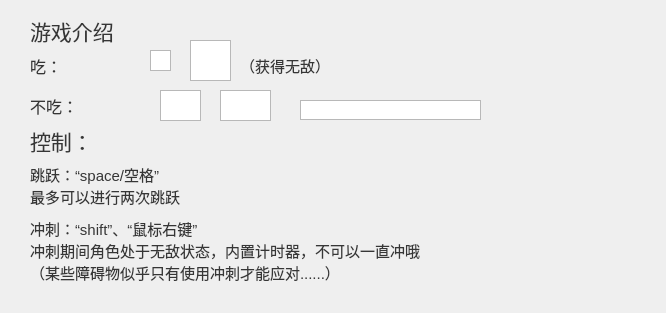
<?xml version="1.0" encoding="UTF-8"?>
<ui version="4.0">
 <class>Introduction</class>
 <widget class="QDialog" name="Introduction">
  <property name="geometry">
   <rect>
    <x>0</x>
    <y>0</y>
    <width>666</width>
    <height>313</height>
   </rect>
  </property>
  <property name="windowTitle">
   <string>Dialog</string>
  </property>
  <widget class="QLabel" name="label">
   <property name="geometry">
    <rect>
     <x>30</x>
     <y>10</y>
     <width>221</width>
     <height>41</height>
    </rect>
   </property>
   <property name="styleSheet">
    <string notr="true">
font: 16pt;
color: rgb(54,54,54);</string>
   </property>
   <property name="text">
    <string>游戏介绍</string>
   </property>
  </widget>
  <widget class="QLabel" name="label_2">
   <property name="geometry">
    <rect>
     <x>30</x>
     <y>50</y>
     <width>141</width>
     <height>31</height>
    </rect>
   </property>
   <property name="styleSheet">
    <string notr="true">font: 12pt ;
color: rgb(54,54,54);</string>
   </property>
   <property name="text">
    <string>吃：</string>
   </property>
  </widget>
  <widget class="QLabel" name="label_3">
   <property name="geometry">
    <rect>
     <x>30</x>
     <y>90</y>
     <width>281</width>
     <height>31</height>
    </rect>
   </property>
   <property name="styleSheet">
    <string notr="true">font: 12pt ;
color: rgb(54,54,54);</string>
   </property>
   <property name="text">
    <string>不吃：</string>
   </property>
  </widget>
  <widget class="QGraphicsView" name="graphicsView">
   <property name="geometry">
    <rect>
     <x>150</x>
     <y>50</y>
     <width>21</width>
     <height>21</height>
    </rect>
   </property>
   <property name="styleSheet">
    <string notr="true">border-image: url(:/res/apple.png);</string>
   </property>
  </widget>
  <widget class="QGraphicsView" name="graphicsView_2">
   <property name="geometry">
    <rect>
     <x>190</x>
     <y>40</y>
     <width>41</width>
     <height>41</height>
    </rect>
   </property>
   <property name="styleSheet">
    <string notr="true">border-image: url(:/res/lolipop.png);</string>
   </property>
  </widget>
  <widget class="QGraphicsView" name="graphicsView_3">
   <property name="geometry">
    <rect>
     <x>160</x>
     <y>90</y>
     <width>41</width>
     <height>31</height>
    </rect>
   </property>
   <property name="styleSheet">
    <string notr="true">border-image: url(:/res/CACTUS_3.png);</string>
   </property>
  </widget>
  <widget class="QGraphicsView" name="graphicsView_4">
   <property name="geometry">
    <rect>
     <x>220</x>
     <y>90</y>
     <width>51</width>
     <height>31</height>
    </rect>
   </property>
   <property name="styleSheet">
    <string notr="true">border-image: url(:/res/BIRD_UP.png);</string>
   </property>
  </widget>
  <widget class="QGraphicsView" name="graphicsView_5">
   <property name="geometry">
    <rect>
     <x>300</x>
     <y>100</y>
     <width>181</width>
     <height>20</height>
    </rect>
   </property>
   <property name="styleSheet">
    <string notr="true">border-image: url(:/res/yucha3.png);</string>
   </property>
  </widget>
  <widget class="QLabel" name="label_4">
   <property name="geometry">
    <rect>
     <x>30</x>
     <y>120</y>
     <width>91</width>
     <height>41</height>
    </rect>
   </property>
   <property name="styleSheet">
    <string notr="true">font: 16pt ;
color: rgb(54,54,54);</string>
   </property>
   <property name="text">
    <string>控制：</string>
   </property>
  </widget>
  <widget class="QLabel" name="label_5">
   <property name="geometry">
    <rect>
     <x>30</x>
     <y>160</y>
     <width>361</width>
     <height>51</height>
    </rect>
   </property>
   <property name="styleSheet">
    <string notr="true">font: 11pt;
color: rgb(54,54,54);</string>
   </property>
   <property name="text">
    <string>跳跃：“space/空格”
最多可以进行两次跳跃</string>
   </property>
  </widget>
  <widget class="QLabel" name="label_6">
   <property name="geometry">
    <rect>
     <x>30</x>
     <y>210</y>
     <width>581</width>
     <height>81</height>
    </rect>
   </property>
   <property name="styleSheet">
    <string notr="true">font: 11pt;
color: rgb(54,54,54);</string>
   </property>
   <property name="text">
    <string>冲刺：“shift”、“鼠标右键”
冲刺期间角色处于无敌状态，内置计时器，不可以一直冲哦
（某些障碍物似乎只有使用冲刺才能应对......）</string>
   </property>
  </widget>
  <widget class="QLabel" name="label_7">
   <property name="geometry">
    <rect>
     <x>240</x>
     <y>50</y>
     <width>131</width>
     <height>31</height>
    </rect>
   </property>
   <property name="styleSheet">
    <string notr="true">font: 11pt;
color: rgb(54,54,54);</string>
   </property>
   <property name="text">
    <string>（获得无敌）</string>
   </property>
  </widget>
 </widget>
 <resources/>
 <connections/>
</ui>
